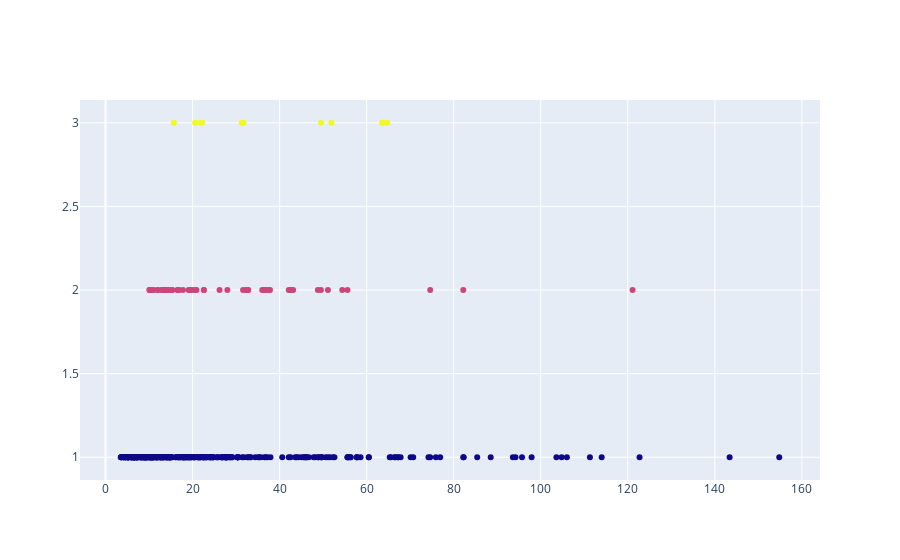

Source (notebook cell):
### Markdown cell above
---

### Code cell
# T_size(종양 크기 	≤4 ; 4-7 ; 7)에 따른 Raiv 

fig = go.Figure()
fig.add_trace(go.Scatter(x=merged_result['RAIV'], y=merged_result['T_size'], mode='markers', name='T_size', marker=dict(color=merged_result['T_size'])))
fig.show()

### Figure 1 — Plotly figure (JSON) as saved in the notebook; plotly's stock layout.template omitted (floating-point values rounded to 4 significant figures; data arrays with more than 128 entries replaced by an {"elided": "..."} marker saying what was removed)
{"data": [{"marker": {"color": {"elided": "389 int values"}}, "mode": "markers", "name": "T_size", "type": "scatter", "x": {"elided": "389 float values"}, "y": {"elided": "389 int values"}}], "layout": {}}
